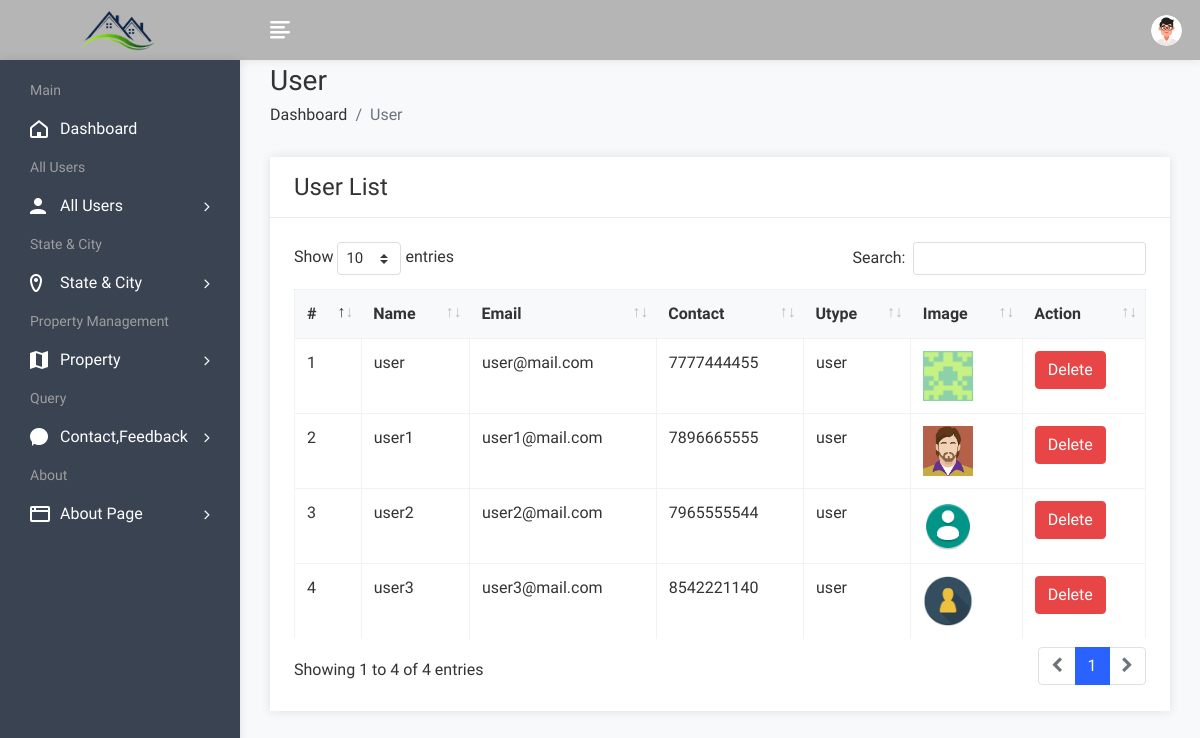
Screenshot of /admin/userlist.php (signed in) with the database file from the repository.
### tables this page shows
CREATE TABLE IF NOT EXISTS `user` (
  `uid` int(50) NOT NULL AUTO_INCREMENT,
  `uname` varchar(100) NOT NULL,
  `uemail` varchar(100) NOT NULL,
  `uphone` varchar(20) NOT NULL,
  `upass` varchar(50) NOT NULL,
  `utype` varchar(50) NOT NULL,
  `uimage` varchar(300) NOT NULL,
  PRIMARY KEY (`uid`),
  UNIQUE KEY `uid` (`uid`)
);

### admin/userlist.php (the view, shortened to what this page needs)
<!DOCTYPE html>
<html lang="en">
<head>
        <link rel="stylesheet" href="assets/css/bootstrap.min.css">
        <link rel="stylesheet" href="assets/css/font-awesome.min.css">
        <link rel="stylesheet" href="assets/css/feathericon.min.css">
		<link rel="stylesheet" href="assets/plugins/datatables/dataTables.bootstrap4.min.css">
		<link rel="stylesheet" href="assets/plugins/datatables/responsive.bootstrap4.min.css">
		<link rel="stylesheet" href="assets/plugins/datatables/select.bootstrap4.min.css">
		<link rel="stylesheet" href="assets/plugins/datatables/buttons.bootstrap4.min.css">
        <link rel="stylesheet" href="assets/css/style.css">
    </head>
    <body>
				<?php include("header.php"); ?>
            <div class="page-wrapper">
                <div class="content container-fluid">
					<div class="page-header">
						<div class="row">
							<div class="col">
								<h3 class="page-title">User</h3>
								<ul class="breadcrumb">
									<li class="breadcrumb-item"><a href="dashboard.php">Dashboard</a></li>
									<li class="breadcrumb-item active">User</li>
								</ul>
							</div>
						</div>
					</div>
					<div class="row">
						<div class="col-sm-12">
							<div class="card">
								<div class="card-header">
									<h4 class="card-title">User List</h4>
								</div>
								<div class="card-body">
									<table id="basic-datatable" class="table table-bordered table-hover">
                                            <thead>
                                                <tr>
                                                    <th>#</th>
                                                    <th>Name</th>
                                                    <th>Email</th>
                                                    <th>Contact</th>
                                                    <th>Utype</th>
													<th>Image</th>
                                                    <th>Action</th>
                                                </tr>
                                            </thead>
                                            <tbody>
											<?php
												$query=mysqli_query($con,"select * from user where utype='user'");
												$cnt=1;
												while($row=mysqli_fetch_row($query))
													{
											?>
                                                <tr>
                                                    <td><?php echo $cnt; ?></td>
                                                    <td><?php echo $row['1']; ?></td>
                                                    <td><?php echo $row['2']; ?></td>
                                                    <td><?php echo $row['3']; ?></td>
                                                    <td><?php echo $row['5']; ?></td>
													<td><img src="user/<?php echo $row['6']; ?>" height="50px" width="50px"></td>
                                                    <td><a href="userdelete.php?id=<?php echo $row['0']; ?>"><button class="btn btn-danger">Delete</button></a></td>
                                                </tr>
                                                <?php
												$cnt=$cnt+1;
												}
												?>
                                            </tbody>
                                        </table>
								</div>
							</div>
						</div>
					</div>
				</div>
			</div>
    </body>
</html>

### rows the page displays
user: uname "user", uemail "user@mail.com", uphone "7777444455", utype "user", uimage (picture)
user: uname "user1", uemail "user1@mail.com", uphone "7896665555", utype "user", uimage (picture)
user: uname "user2", uemail "user2@mail.com", uphone "7965555544", utype "user", uimage (picture)
user: uname "user3", uemail "user3@mail.com", uphone "8542221140", utype "user", uimage (picture)
